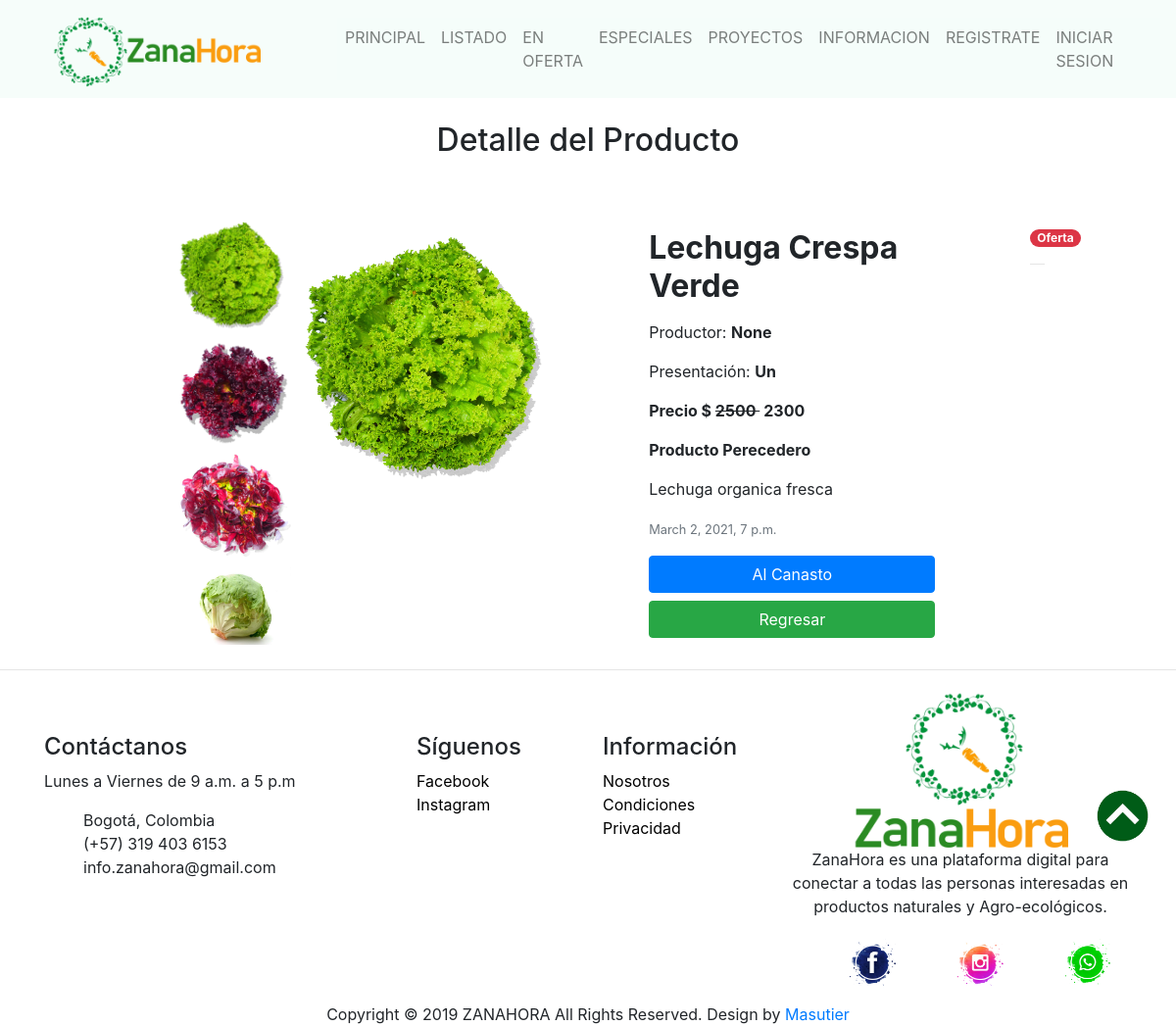
/prod_detail/1, run on the app's committed database.
### products/models.py (models this page shows, shortened)
class Product(models.Model):
    LABEL = (
        ('Usual', 'Usual'),
        ('Nuevo', 'Nuevo'),
        ('Oferta', 'Oferta'),
        ('Especial', 'Especial')
    )
    CONTENIDO = (
        ('Gluten', 'gluten'),
        ('Lacteo', 'Lacteo'),
        ('Syrup', 'Syrup'),
        ('Soya', 'Soya'),
        ('Maní', 'Maní'),
    )
    STATUS = (
        ('Apply', 'Apply'),
        ('Aproved', 'Aproved'),
        ('Void', 'Void'),
        ('Delete', 'Delete')
    )
    CATEGORY = (
        ('Verduras', 'Verduras'),
        ('Legumbres', 'Legumbres'),
        ('Tuberculos', 'Tuberculos'),
        ('Frutas', 'Frutas'),
        ('Frutos_Secos', 'Frutos_Secos'),
        ('Aceites', 'Aceites'),
        ('Endulzantes', 'Endulzantes'),
        ('Especias', 'Especias'),
        ('Conservas', 'Conservas'),
        ('Bebidas', 'Bebidas'),
        ('Pasabocas', 'Pasabocas'),
        ('Proteina_Vegetal', 'Proteina_Vegetal'),
        ('Cosmetica', 'Cosmetica'),
        ('Otro', 'Otro')
    )
    status = models.CharField(max_length=10, blank=True, null=True, default='Apply', choices=STATUS)
    categoria = models.CharField(max_length=30, blank=True, null=True, choices=CATEGORY)
    natural = models.ManyToManyField(Natural, blank=True)
    estilo = models.ManyToManyField(Estilo, blank=True)
    name = models.CharField(max_length=60, blank=True, null=True)
    contenido = models.CharField(max_length=15, blank=True, null=True, choices=CONTENIDO)
    foto1 = models.ImageField(default='media/img/products/defaultProduct.png', upload_to='media/img/products')
    foto2 = models.ImageField(upload_to='media/img/products', blank=True, null=True)
    foto3 = models.ImageField(upload_to='media/img/products', blank=True, null=True)
    foto4 = models.ImageField(upload_to='media/img/products', blank=True, null=True)
    description = models.TextField(blank=True, null=True)
    presenta = models.CharField(max_length=10, blank=True, null=True)
    cantidad = models.DecimalField(max_digits=5, decimal_places=0, blank=True, null=True)
    label = models.CharField(max_length=10, blank = True, null=True, choices=LABEL)
    price = models.DecimalField(max_digits=15, decimal_places=0, blank=True, null=True)
    discount_price = models.DecimalField(max_digits=15, decimal_places=0, blank=True, null=True)
    costo = models.DecimalField(max_digits=15, decimal_places=0, blank=True, null=True)
    project = models.ForeignKey(Project, on_delete=models.CASCADE, blank=True, null=True)
    perecedero = models.BooleanField(default=True, blank=True, null=True)
    digital = models.BooleanField(default=False, blank=True, null=True)
    date_created = models.DateTimeField(auto_now_add=True, blank=True, null=True)
    date_modify = models.DateTimeField(auto_now_add=False, auto_now = True, blank=True, null=True)

### products/views.py (the view)
# urls.py: path('prod_detail/<int:id>', product_detail, name='prod_detail'),
def product_detail(request, id):
    obj = get_object_or_404(Product, id=id)
    products = Product.objects.all()
    categ = category(request)
    categorias = categ['categorias']
    proye = project(request)
    projectos = proye['projectos']
    natural = Natural.objects.all()
    estilo = Estilo.objects.all()
    if request.user.is_authenticated:
        data = cartData(request)
        cartItems = data['cartItems']
    else:
        cartItems = 0
    context = {'cartItems': cartItems, 'object': obj, 'categorias': categorias, 'natural': natural}
    return render(request, "products/product_detail.html", context)

### products/utils.py (called while the page is built)
def category(request):
    products = Product.objects.all()
    categorias = []
    for product in products:
        if product.categoria not in categorias:
            categorias.append(product.categoria)
    return {'categorias': categorias}

### projects/utils.py (called while the page is built)
def project(request):
    projects = Project.objects.all()
    projectos = []
    for project in projects:
        if project not in projectos:
            projectos.append(project)
    return {'projectos': projectos}

### products/templates/products/product_detail.html (shortened to what this page needs)
{% extends 'zanamain/main.html' %}
{% load static %}
{% block content %}
<div class="container-fluid">
    <h2 class="col-md-12 mt-4  mx-auto c">Detalle del Producto</h2>
</div>
<br>
<div class='col-md-10 mt-3 mb-4 mx-auto '>
    <div class="row">
        <div class="col-md-2">
            <div class="col-md-9 mx-auto mt-2">
                {% if object.foto1 %}
                    <img src="{{ object.foto1.url }}" class="card-img imgdet" alt="{{ object.categoria }}">
                {% endif %} {% if object.foto2 %}
                    <img src="{{ object.foto2.url }}" class="card-img imgdet" alt="{{ object.categoria }}">
                {% endif %} {% if object.foto3 %}
                    <img src="{{ object.foto3.url }}" class="card-img imgdet" alt="{{ object.categoria }}">
                {% endif %} {% if object.foto4 %}
                    <img src="{{ object.foto4.url }}" class="card-img imgdet" alt="{{ object.categoria }}">
                {% endif %}
            </div>
        </div>
        <div class="col-md-4 ">
            <div class="col-md-12 mt-4 ">
                <img src="{{ object.foto1.url }}" class="card-img " alt="{{ object.categoria }}">
            </div>
        </div>
        <div class="col-md-5 ">
            <div class="col-md-10 mx-auto mt-4 ">
                <h2 class=""><strong>{{ object.name }}</strong></h2>
                <p class="mt-3">Productor: <strong>{{ object.project }}</strong></p>
                <p class="mt-3">Presentación: <strong>{{ object.presenta }}</strong></p>
                <p ><strong>Precio $
                {% if object.discount_price %}
                    <del class="mr-1">
                        {{ object.price }}
                    </del>
                    <span>{{ object.discount_price }}</span>
                {% else %}
                    <span>{{ object.price }}</span>
                {% endif %}
                </strong></p>
                {% if object.perecedero %}
                    <p class="mt-3"><strong>Producto Perecedero</strong></p>
                {% else %}
                    <p class="mt-3"><strong>Producto No Perecedero</strong></p>
                {% endif %}
                <p class="txtjust">{{ object.description }}</p>
                <p class="card-text"><small class="text-muted">{{ object.date_created }}<br/></small></p>
                <div class="c">
                    {% if user.is_authenticated %}
                        {% if object.cantidad != 0 %}
                            <button data-product={{object.id}} data-action="add" href="" class="btn btn-primary btn-block my-1 update-cart">Al Canasto</button>
                        {% else %}
                            <button href="" class="btn btn-danger btn-block my-1 ">Agotado</button>
                        {% endif %}
                    {% else %}
                        <a href="{% url 'login' %}" class="btn btn-primary btn-block my-2">Al Canasto</a>
                    {% endif %}
                </div>
                <div class="c">
                    <button class="btn btn-success btn-block my-2" onclick="goBack()">Regresar</button>
                </div>
            </div>
        </div>
        <div class="col-md-1">
            <div class="col-md-10 mx-auto mt-2">
                {% if object.label %}
                    <span class="badge badge-pill badge-danger mt-3">{{ object.label }}</span>
                {% endif %}
                <hr>
            </div>
        </div>
    </div>
</div>
{% endblock %}

### static/css/all.css (style rules this page uses)
.c { text-align: center !important; }
.txtjust { text-align: justify; }
body { background-color: #fff; }

### static/css/product.css (style rules this page uses)
.imgdet { width: 150px; height: auto; vertical-align: middle; border-style: none; -webkit-margin-bottom-collapse: initial; margin-right: 30PX; padding-top: 5px; padding-left: 30px; z-index: 1000; }

### data on the page
Product: foto1 (picture), foto2 (picture), foto3 (picture), foto4 (picture), name "Lechuga Crespa Verde", project "None", presenta "Un", price "2500", discount_price "2300", description "Lechuga organica fresca", date_created "March 2, 2021, 7 p.m.", label "Oferta"
